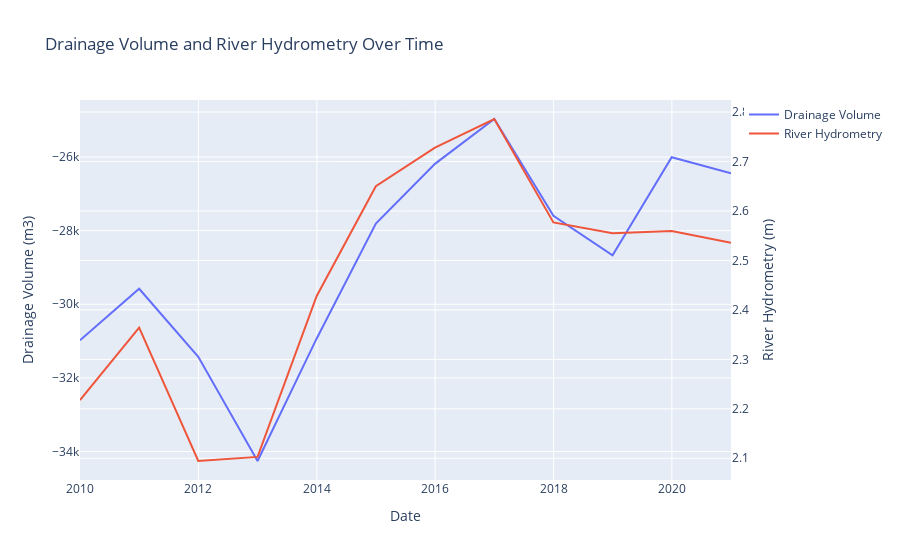

Notebook cell for this chart:
### Markdown cell above
#### Ta tiến hành gom Date theo năm để theo dõi được sự biến đổi tổng quát hơn:

### Code cell
df_yearly = df.resample('Y', on='Date').mean()

fig = go.Figure()

fig.add_trace(go.Scatter(x=df_yearly.index, y=df_yearly['Drainage_Volume'],
                    mode='lines',
                    name='Drainage Volume'))

fig.update_layout(yaxis2=dict(title='River Hydrometry', overlaying='y', side='right'))

fig.add_trace(go.Scatter(x=df_yearly.index, y=df_yearly['River_Hydrometry'],
                    mode='lines',
                    name='River Hydrometry', yaxis='y2'))

fig.update_layout(title='Drainage Volume and River Hydrometry Over Time',
                   xaxis_title='Date',
                   yaxis_title='Drainage Volume (m3)',  
                   yaxis2_title='River Hydrometry (m)')  

fig.show()

### Figure 1 — Plotly figure (JSON) as saved in the notebook; plotly's stock layout.template omitted (floating-point values rounded to 4 significant figures)
{"data": [{"mode": "lines", "name": "Drainage Volume", "type": "scatter", "x": ["2009-12-31T00:00:00", "2010-12-31T00:00:00", "2011-12-31T00:00:00", "2012-12-31T00:00:00", "2013-12-31T00:00:00", "2014-12-31T00:00:00", "2015-12-31T00:00:00", "2016-12-31T00:00:00", "2017-12-31T00:00:00", "2018-12-31T00:00:00", "2019-12-31T00:00:00", "2020-12-31T00:00:00"], "y": [-30980.0, -29580.0, -31430.0, -34260.0, -30930.0, -27810.0, -26190.0, -24970.0, -27600.0, -28670.0, -26010.0, -26440.0]}, {"mode": "lines", "name": "River Hydrometry", "type": "scatter", "x": ["2009-12-31T00:00:00", "2010-12-31T00:00:00", "2011-12-31T00:00:00", "2012-12-31T00:00:00", "2013-12-31T00:00:00", "2014-12-31T00:00:00", "2015-12-31T00:00:00", "2016-12-31T00:00:00", "2017-12-31T00:00:00", "2018-12-31T00:00:00", "2019-12-31T00:00:00", "2020-12-31T00:00:00"], "y": [2.218, 2.364, 2.095, 2.103, 2.428, 2.65, 2.728, 2.786, 2.577, 2.555, 2.56, 2.536], "yaxis": "y2"}], "layout": {"title": {"text": "Drainage Volume and River Hydrometry Over Time"}, "xaxis": {"title": {"text": "Date"}}, "yaxis": {"title": {"text": "Drainage Volume (m3)"}}, "yaxis2": {"overlaying": "y", "side": "right", "title": {"text": "River Hydrometry (m)"}}}}
